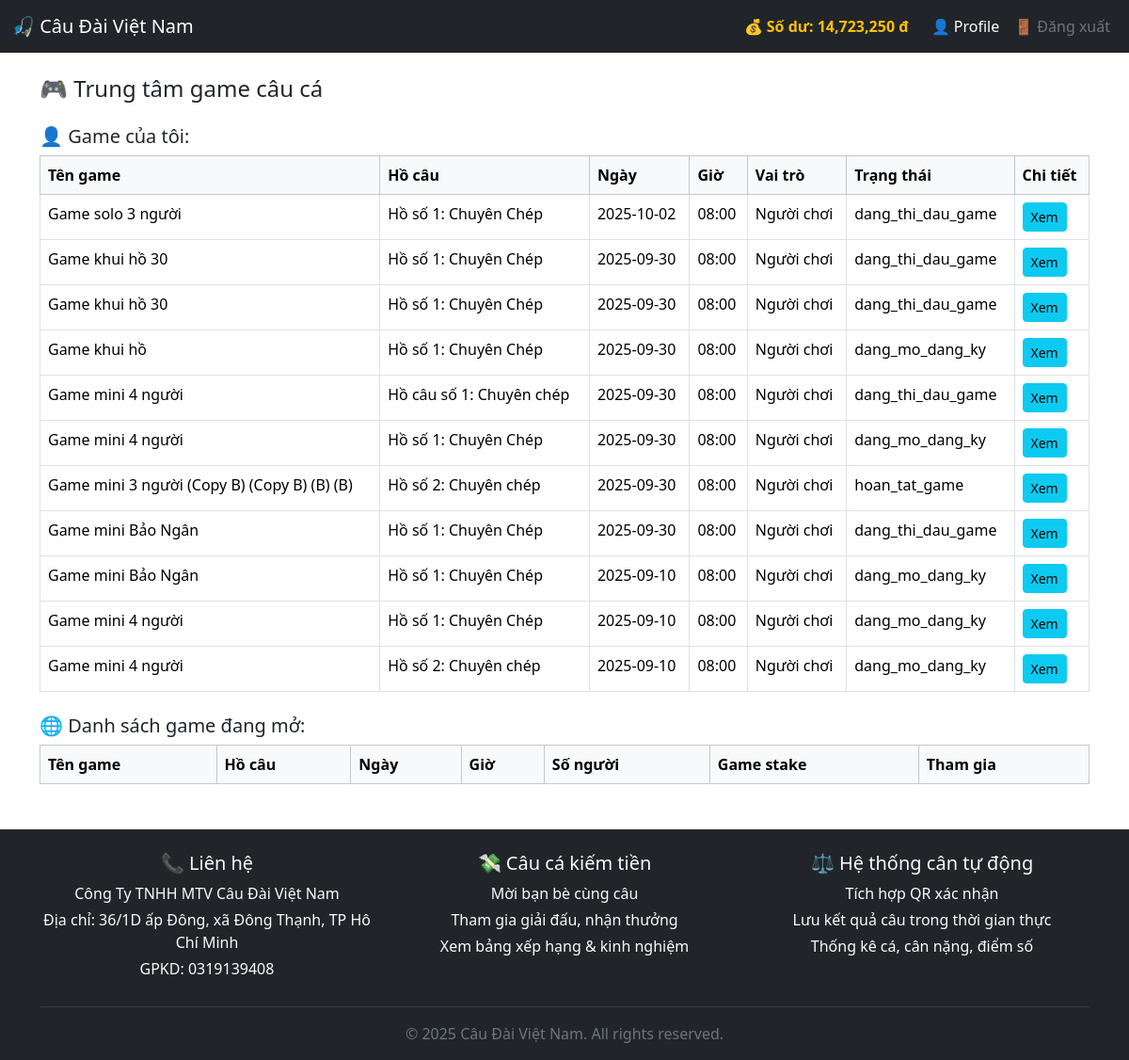
The page /cauca/canthu/game/game_dashboard.php (signed in) on the database its author committed.
### tables this page shows
CREATE TABLE `users` (
  `id` int NOT NULL,
  `user_code` varchar(40) DEFAULT NULL,
  `phone` varchar(12) DEFAULT NULL,
  `password` varchar(255) NOT NULL,
  `nickname` varchar(30) DEFAULT 'Nick name...',
  `email` varchar(100) DEFAULT 'Email...',
  `vai_tro` enum('admin','moderator','canthu','chuho','guest') NOT NULL DEFAULT 'canthu',
  `full_name` varchar(100) DEFAULT 'Họ và Tên...',
  `bank_account` varchar(50) DEFAULT 'Số tài khoản...',
  `bank_info` enum('970436-Vietcombank','970415-VietinBank','970418-BIDV','970405-Agribank','970407-Techcombank','970422-MBbank','970423-TPBank','970403-Sacombank','970432-VPBank','970416-ACB') DEFAULT NULL,
  `qr_image_path` varchar(255) DEFAULT NULL,
  `CCCD_number` varchar(20) DEFAULT 'Số CCCD...',
  `balance` decimal(12,2) DEFAULT '100000.00',
  `balance_ref` decimal(12,2) DEFAULT '50000.00',
  `ref_code` varchar(20) DEFAULT '0935192079',
  `user_exp` int DEFAULT '10',
  `cnt_ho` int NOT NULL DEFAULT '0',
  `cnt_xa` int NOT NULL DEFAULT '0',
  `cnt_giai` int NOT NULL DEFAULT '0',
  `cnt_game` int NOT NULL DEFAULT '0',
  `user_lever` int DEFAULT '1',
  `user_note` varchar(200) DEFAULT 'Ghi chú user...',
  `review_status` enum('yes','no') DEFAULT 'yes',
  `created_at` datetime DEFAULT CURRENT_TIMESTAMP,
  `status` enum('Chưa xác minh','Đã xác minh','Tạm dừng','banned') NOT NULL DEFAULT 'Chưa xác minh'
);

CREATE TABLE `game_list` (
  `id` int NOT NULL,
  `game_code` varchar(40) DEFAULT NULL,
  `ho_cau_id` int NOT NULL,
  `chuho_id` int DEFAULT NULL,
  `creator_id` int NOT NULL,
  `hinh_thuc_id` int NOT NULL,
  `ten_game` varchar(255) NOT NULL,
  `so_luong_can_thu` int NOT NULL,
  `so_bang` int DEFAULT '0',
  `so_hiep` int DEFAULT '1',
  `thoi_luong_phut_hiep` int DEFAULT '60',
  `ngay_to_chuc` date NOT NULL,
  `gio_bat_dau` time NOT NULL,
  `thoi_gian_dong_dang_ky` datetime NOT NULL,
  `tien_cuoc` int DEFAULT '0',
  `phi_game` int DEFAULT '0',
  `phi_ho` int DEFAULT '0',
  `luat_choi` text,
  `status` enum('dang_mo_dang_ky','dang_thi_dau_game','so_ket_game','hoan_tat_game','huy_game','da_chot_danh_sach') DEFAULT 'dang_mo_dang_ky',
  `created_at` timestamp NULL DEFAULT CURRENT_TIMESTAMP,
  `min_user_exp` int DEFAULT '0',
  `min_user_level` int DEFAULT '0',
  `quy_tac_xoay_tu_chon` varchar(2000) DEFAULT '0' COMMENT 'Lưu JSON xoay bảng tùy chỉnh nếu chọn custom'
);

CREATE TABLE `ho_cau` (
  `id` int NOT NULL,
  `ho_cau_code` varchar(40) DEFAULT NULL,
  `cum_ho_id` int NOT NULL,
  `loai_ca_id` int DEFAULT NULL,
  `ten_ho` varchar(255) NOT NULL,
  `dien_tich` float DEFAULT '1500',
  `max_chieu_dai_can` float DEFAULT '540',
  `max_truc_theo` float DEFAULT '30',
  `mo_ta` varchar(500) DEFAULT 'mô tả...',
  `cam_moi` varchar(200) DEFAULT 'cấm mồi...',
  `status` enum('admin_tam_khoa','chuho_tam_khoa','dong_vinh_vien','dang_hoat_dong','tam_dung') DEFAULT 'dang_hoat_dong',
  `ly_do_dong` varchar(200) DEFAULT 'lý do đóng hồ...',
  `luong_ca` int DEFAULT '1500',
  `so_cho_ngoi` int DEFAULT '30',
  `cho_phep_danh_game` tinyint(1) DEFAULT '1',
  `cho_phep_danh_giai` tinyint(1) DEFAULT '1',
  `gia_game` int DEFAULT '30000',
  `gia_giai` int DEFAULT '20000',
  `cho_phep_xoi` tinyint NOT NULL DEFAULT '1',
  `gia_xoi` int NOT NULL DEFAULT '50000',
  `cho_phep_khoen` tinyint NOT NULL DEFAULT '1',
  `gia_khoen` int NOT NULL DEFAULT '100000',
  `cho_phep_danh_thit` tinyint(1) DEFAULT '1',
  `created_at` datetime DEFAULT CURRENT_TIMESTAMP,
  `cho_phep_heo` tinyint NOT NULL DEFAULT '1',
  `gia_heo` int NOT NULL DEFAULT '0',
  `cho_phep_xe_heo` tinyint NOT NULL DEFAULT '1',
  `gia_xe_heo` int NOT NULL DEFAULT '0'
);

### cauca/canthu/game/game_dashboard.php (the view, shortened to what this page needs)
<?php
require_once __DIR__ . '/../../../connect.php';
$user_id = $_SESSION['user']['id'];
$stmt_my = $pdo->prepare("SELECT gl.*, hc.ten_ho FROM game_list gl
    JOIN ho_cau hc ON gl.ho_cau_id = hc.id
    LEFT JOIN game_user gu ON gu.game_id = gl.id AND gu.user_id = ?
    WHERE gl.creator_id = ? OR gu.user_id = ?
    GROUP BY gl.id
    ORDER BY gl.ngay_to_chuc DESC, gl.created_at DESC");
$stmt_my->execute([$user_id, $user_id, $user_id]);
$my_games = $stmt_my->fetchAll();
?>
<?php include_once __DIR__ . '/../../../includes/header.php'; ?>
<div class="container mt-4">
    <h4>🎮 Trung tâm game câu cá</h4>
    <div class="mt-4">
        <h5>👤 Game của tôi:</h5>
        <table class="table table-bordered table-hover">
            <thead class="table-light">
                <tr>
                    <th>Tên game</th>
                    <th>Hồ câu</th>
                    <th>Ngày</th>
                    <th>Giờ</th>
                    <th>Vai trò</th>
                    <th>Trạng thái</th>
                    <th>Chi tiết</th>
                </tr>
            </thead>
            <tbody>
            <?php foreach ($my_games as $game): ?>
                <tr>
                    <td><?= htmlspecialchars($game['ten_game']) ?></td>
                    <td><?= htmlspecialchars($game['ten_ho']) ?></td>
                    <td><?= $game['ngay_to_chuc'] ?></td>
                    <td><?= substr($game['gio_bat_dau'], 0, 5) ?></td>
                    <td><?= ($game['creator_id'] == $user_id) ? 'Người tạo' : 'Người chơi' ?></td>
                    <td><?= $game['status'] ?></td>
                    <td><a href="game_detail.php?game_id=<?= $game['id'] ?>" class="btn btn-sm btn-info">Xem</a></td>
                </tr>
            <?php endforeach; ?>
            </tbody>
        </table>
    </div>
    <div class="mt-4">
        <h5>🌐 Danh sách game đang mở:</h5>
        <table class="table table-bordered table-hover">
            <thead class="table-light">
                <tr>
                    <th>Tên game</th>
                    <th>Hồ câu</th>
                    <th>Ngày</th>
                    <th>Giờ</th>
                    <th>Số người</th>
                    <th>Game stake</th>
                    <th>Tham gia</th>
                </tr>
            </thead>
        </table>
    </div>
</div>
<?php include_once __DIR__ . '/../../../includes/footer.php'; ?>

### includes/header.php (shortened to what this page needs)
<?php
require_once __DIR__ . '/../connect.php';
$user = $_SESSION['user'] ?? null;
$isLoggedIn = $user !== null;
$vai_tro = $user['vai_tro'] ?? null;
$user_id = $user['id'] ?? null;
?>
<!DOCTYPE html>
<html lang="vi">
<head>
<link href="https://cdn.jsdelivr.net/npm/bootstrap@5.3.3/dist/css/bootstrap.min.css" rel="stylesheet">
</head>
<body>
<nav class="navbar navbar-expand-lg navbar-dark bg-dark">
    <div class="container-fluid">
<a class="navbar-brand" href="/index.php">🎣 Câu Đài Việt Nam</a>
        <div class="collapse navbar-collapse" id="navbarNav">
            <?php if ($isLoggedIn && in_array($vai_tro, ['canthu', 'chuho'])): ?>
                <?php
                    $stmt = $pdo->prepare("SELECT balance FROM users WHERE id = :id");
                    $stmt->execute(['id' => $user_id]);
                    $u = $stmt->fetch(PDO::FETCH_ASSOC);
                    $so_du = isset($u['balance']) ? (float)$u['balance'] : 0;
                    $balance_link = ($vai_tro === 'canthu')
                        ? '/cauca/canthu/balance.php'
                        : '/cauca/chuho/balance.php';
                ?>
                <div class="me-3 text-white">
                    <a href="<?= $balance_link ?>" class="text-decoration-none text-warning fw-bold">
                        💰 Số dư: <?= number_format($so_du) ?> đ
                    </a>
                </div>
            <?php endif; ?>
<ul class="navbar-nav">
    <?php if ($isLoggedIn): ?>
        <li class="nav-item">
            <?php
                $profile_link = '/';
                if ($vai_tro === 'canthu') {
                    $profile_link = '/cauca/canthu/profile.php';
                } elseif ($vai_tro === 'chuho') {
                    $profile_link = '/cauca/chuho/profile.php';
                }
            ?>
            <a class="nav-link text-white" href="<?= $profile_link ?>">👤 Profile</a>
        </li>
        <li class="nav-item">
            <a class="nav-link text-secondary" href="/auth/logout.php">🚪 Đăng xuất</a>
        </li>
    <?php else: ?>
        <li class="nav-item"><a class="nav-link" href="/auth/login.php">Đăng nhập</a></li>
    <?php endif; ?>
</ul>
        </div>
    </div>
</nav>

### rows shown on the page
users: balance "14,723,250"
game_list: ten_game "Game solo 3 người", ho_cau.ten_ho "Hồ số 1: Chuyên Chép", ngay_to_chuc "2025-10-02", gio_bat_dau "08:00", shows "Người chơi", status "dang_thi_dau_game"
game_list: ten_game "Game khui hồ 30", ho_cau.ten_ho "Hồ số 1: Chuyên Chép", ngay_to_chuc "2025-09-30", gio_bat_dau "08:00", shows "Người chơi", status "dang_thi_dau_game"
game_list: ten_game "Game khui hồ 30", ho_cau.ten_ho "Hồ số 1: Chuyên Chép", ngay_to_chuc "2025-09-30", gio_bat_dau "08:00", shows "Người chơi", status "dang_thi_dau_game"
game_list: ten_game "Game khui hồ", ho_cau.ten_ho "Hồ số 1: Chuyên Chép", ngay_to_chuc "2025-09-30", gio_bat_dau "08:00", shows "Người chơi", status "dang_mo_dang_ky"
game_list: ten_game "Game mini 4 người", ho_cau.ten_ho "Hồ câu số 1: Chuyên chép", ngay_to_chuc "2025-09-30", gio_bat_dau "08:00", shows "Người chơi", status "dang_thi_dau_game"
game_list: ten_game "Game mini 4 người", ho_cau.ten_ho "Hồ số 1: Chuyên Chép", ngay_to_chuc "2025-09-30", gio_bat_dau "08:00", shows "Người chơi", status "dang_mo_dang_ky"
game_list: ten_game "Game mini 3 người (Copy B) (Copy B) (B) (B)", ho_cau.ten_ho "Hồ số 2: Chuyên chép", ngay_to_chuc "2025-09-30", gio_bat_dau "08:00", shows "Người chơi", status "hoan_tat_game"
game_list: ten_game "Game mini Bảo Ngân", ho_cau.ten_ho "Hồ số 1: Chuyên Chép", ngay_to_chuc "2025-09-30", gio_bat_dau "08:00", shows "Người chơi", status "dang_thi_dau_game"
game_list: ten_game "Game mini Bảo Ngân", ho_cau.ten_ho "Hồ số 1: Chuyên Chép", ngay_to_chuc "2025-09-10", gio_bat_dau "08:00", shows "Người chơi", status "dang_mo_dang_ky"
game_list: ten_game "Game mini 4 người", ho_cau.ten_ho "Hồ số 1: Chuyên Chép", ngay_to_chuc "2025-09-10", gio_bat_dau "08:00", shows "Người chơi", status "dang_mo_dang_ky"
game_list: ten_game "Game mini 4 người", ho_cau.ten_ho "Hồ số 2: Chuyên chép", ngay_to_chuc "2025-09-10", gio_bat_dau "08:00", shows "Người chơi", status "dang_mo_dang_ky"
